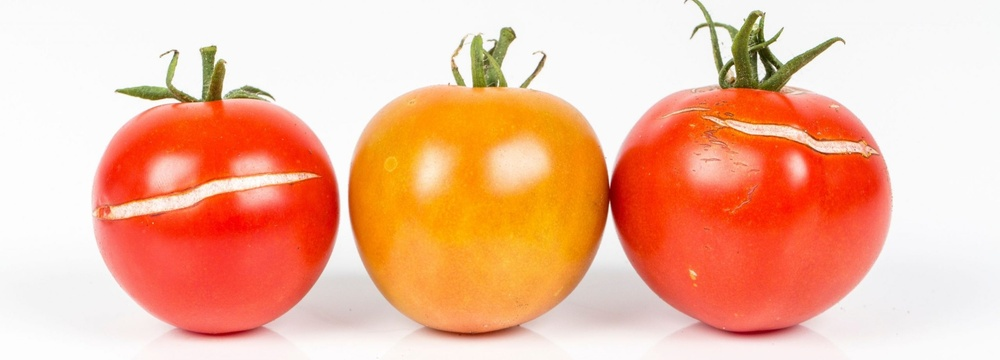
%> input picture _parcial3/Tomatoes.jpg, 1000 x 360 px, shrunk from 2560 x 922 before the run
$ octave Punto2.m   (GNU Octave 9; MATLAB toolbox functions it lacks are replaced by stand-ins)
%> lines starting %> are read from the running program, lines starting %| are printed output that depends on the picture; in (x1, y1, x2, y2) boxes, pixels count from 0 and x2, y2 are one past the last pixel; in counts of white or black regions, pixels touching at a corner belong together; the program's own positions count from 1
close all
clear
clc

% Cargar la imagen
img = imread('Tomatoes.jpg');
%> img is the input picture: size 360x1000x3 uint8; mean R, G, B 243, 184.5, 157.1

% Convertir la imagen a escala de grises
grayImg = rgb2gray(img);
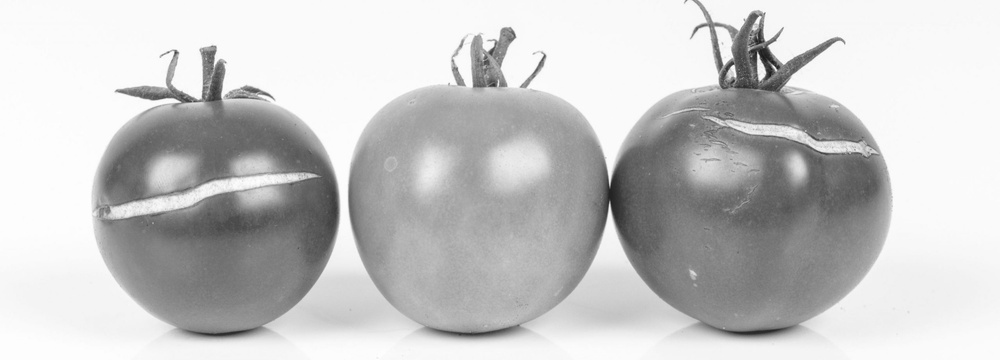
%> grayImg: size 360x1000 uint8; min 23, max 255, mean 198.8

% Aplicar un umbral binario para segmentar los tomates del fondo
binaryImg = imbinarize(grayImg, graythresh(grayImg));
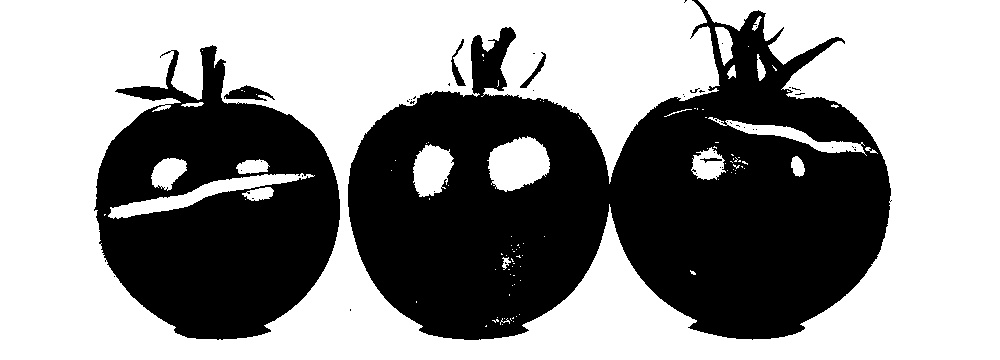
%> binaryImg: size 360x1000 logical; 57.7% white; 48 black regions (42 under 20 px), largest, box (x1, y1, x2, y2) and area: (348, 0, 892, 340) 106697, (94, 45, 340, 340) 44644, (224, 85, 275, 101) 416, (451, 39, 466, 86) 212, (520, 52, 546, 88) 185, (700, 158, 722, 163) 51

% Eliminar pequeños objetos que no son tomates
cleanedBinaryImg = bwareaopen(binaryImg, 500);

% Etiquetar componentes conectados
[labeledImg, numTomatoes] = bwlabel(cleanedBinaryImg);
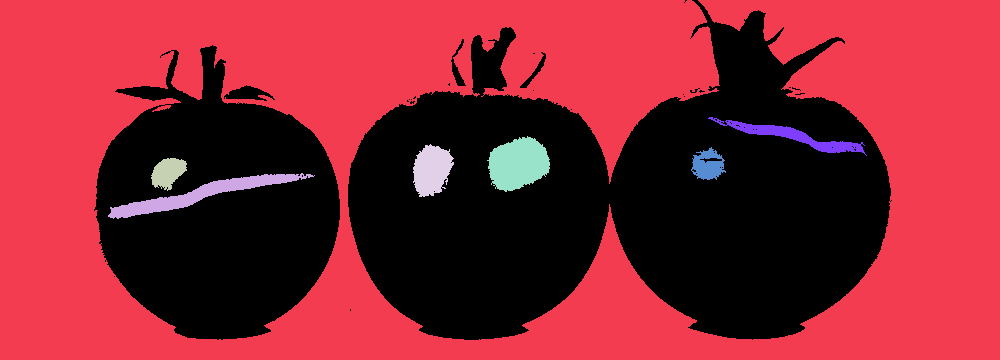
%> labeledImg: size 360x1000 double; 8 distinct labels, from 0 to 7; one colour per label, 0 black
%> numTomatoes = 7

% Identificar y etiquetar las grietas usando detección de bordes u otro método adecuado
cracks = edge(grayImg,'sobel');
%> cracks: size 360x1000 logical; 1.8% white in thin lines or dots, all inside (x1, y1, x2, y2) = (91, 0, 893, 338)
cracks = imdilate(cracks, strel('disk',2));
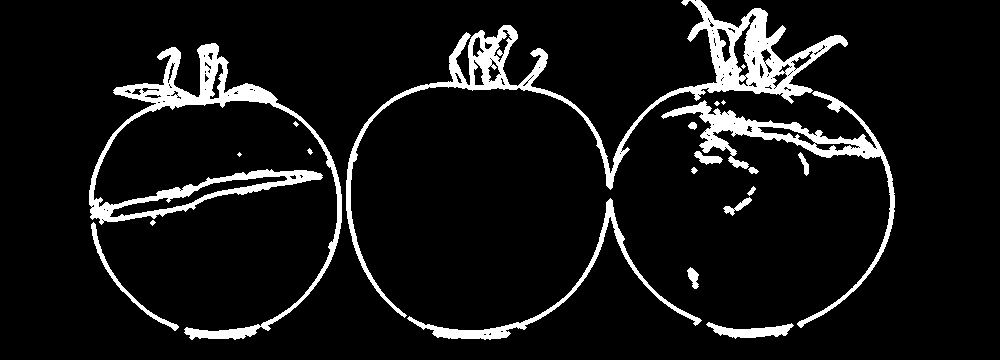
%> cracks: size 360x1000 logical; 8.3% white; 21 white regions (5 under 20 px), largest, box (x1, y1, x2, y2) and area: (346, 0, 848, 318) 11155, (89, 43, 342, 340) 9107, (661, 91, 895, 328) 5010

% Inicializar la variable para almacenar el porcentaje total de las regiones agrietadas
totalCrackPercentage = 0;

for i=1:numTomatoes

    % Crear una máscara para cada tomate
    tomatoMask = labeledImg == i;

    % Calcular el área total del tomate (excluyendo las hojas si es necesario)
    totalArea = sum(tomatoMask(:));

    % Calcular el área de las grietas dentro de cada máscara de tomate
    crackArea = sum(cracks(:) & tomatoMask(:));

    % Calcular el porcentaje del área de las grietas
    crackPercentage = (crackArea / totalArea) * 100;

    % Sumar el porcentaje del área de las grietas al porcentaje total
    totalCrackPercentage = totalCrackPercentage + crackPercentage;

end
%> this loop made 7 passes
%> (totalArea, crackArea, crackPercentage, totalCrackPercentage) on passes 1, 2, 6, 7: (196407, 9576, 4.88, 4.88), (2344, 937, 39.97, 44.85), (716, 169, 23.6, 68.84), (1356, 873, 64.38, 133.2)
%> pass 1, `tomatoMask = labeledImg == i;`:
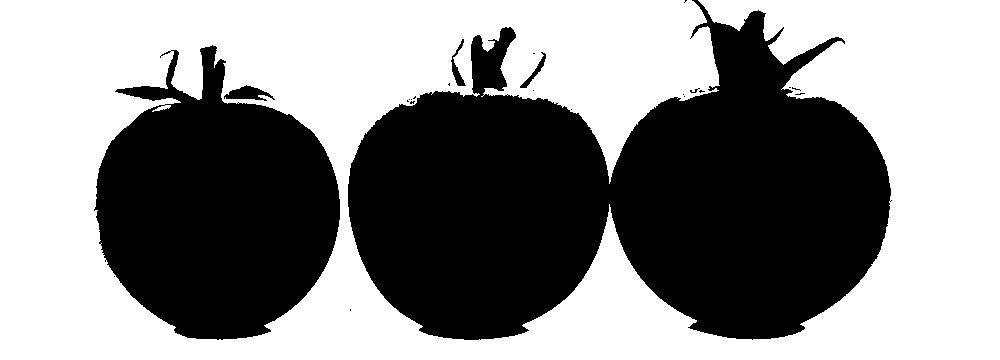
%> tomatoMask: size 360x1000 logical; 54.6% white; 24 black regions (19 under 20 px), largest, box (x1, y1, x2, y2) and area: (348, 0, 892, 340) 114186, (94, 45, 340, 340) 48502, (224, 85, 275, 101) 420, (451, 39, 466, 86) 212, (520, 52, 546, 88) 185
%> pass 3, `tomatoMask = labeledImg == i;`:
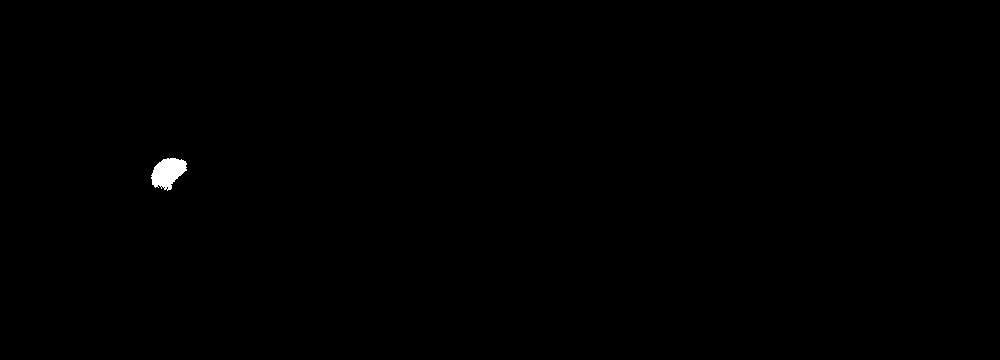
%> tomatoMask: size 360x1000 logical; 0.21% white; 1 white region, box (x1, y1, x2, y2) and area: (151, 158, 187, 191) 774

% Calcular el porcentaje total de las regiones agrietadas
totalCrackPercentage = totalCrackPercentage / numTomatoes;
%> totalCrackPercentage = 19.03

% Mostrar la imagen original con el porcentaje total de las regiones agrietadas
figure; imshow(img); hold on;

text(size(img,2)/2,10,sprintf('Porcentaje total de las regiones agrietadas: %.2f%%',totalCrackPercentage),...
    'Color','black','FontSize',12,'FontWeight','bold');
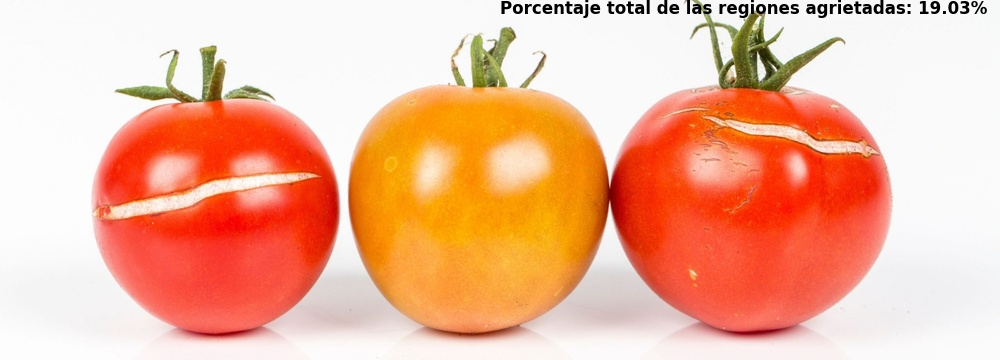
%> figure redrawn from the program's plot data

hold off;

$ run again, with _parcial3/Ironstone.jpg copied over _parcial3/Tomatoes.jpg
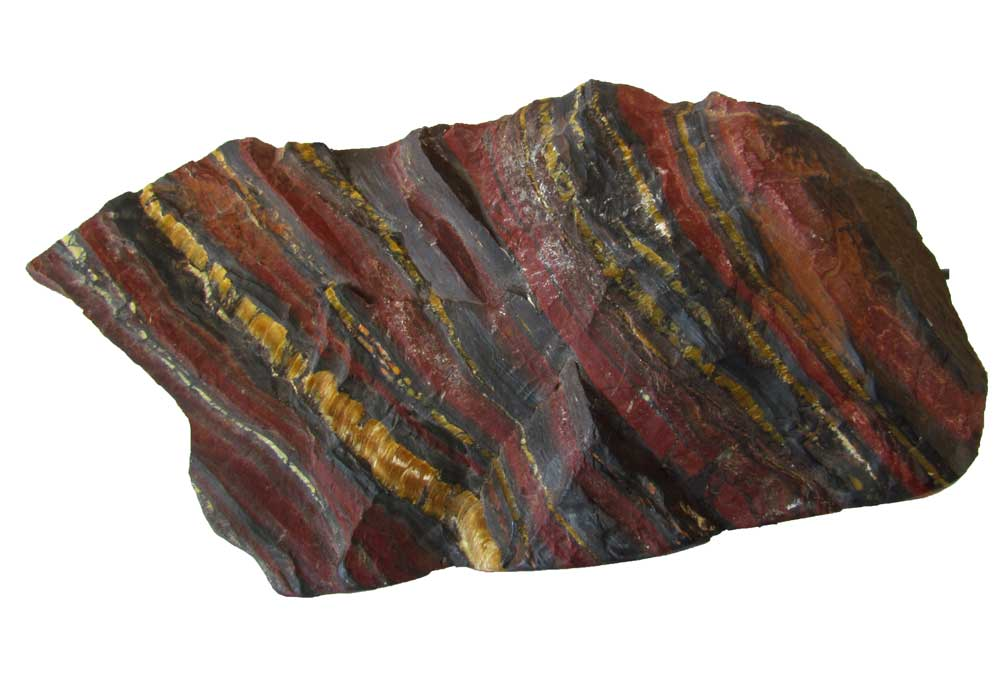
%> input picture _parcial3/Ironstone.jpg, 1000 x 687 px
%> img is the input picture: size 687x1000x3 uint8; mean R, G, B 170.7, 160, 154.5
%> `binaryImg = imbinarize(grayImg, graythresh(grayImg));`:
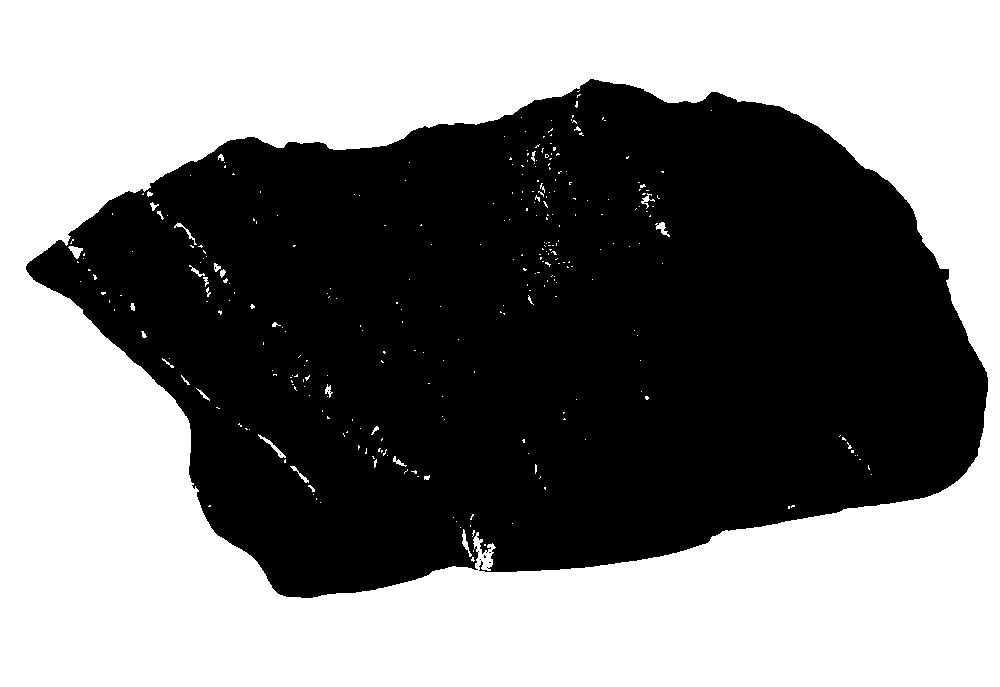
%> binaryImg: size 687x1000 logical; 50.2% white; 8 black regions (7 under 20 px), largest, box (x1, y1, x2, y2) and area: (26, 79, 988, 598) 342016
%> cleanedBinaryImg: size 687x1000 logical; 49.9% white; 1 white region, box (x1, y1, x2, y2) and area: (0, 0, 1000, 687) 342620
%> numTomatoes = 1
%> the loop `for i=1:numTomatoes` made 1 pass
%> (totalArea, crackArea, crackPercentage, totalCrackPercentage) on pass 1: (342620, 5917, 1.73, 1.73)
%> `text(size(img,2)/2,10,sprintf('Porcentaje total de las regiones agriet..`:
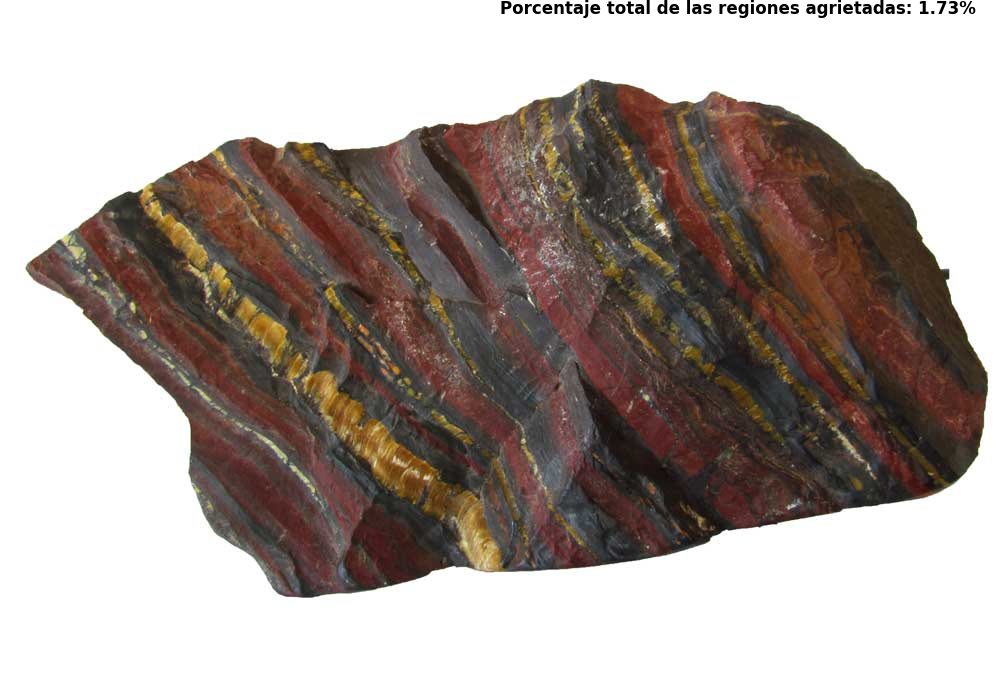
%> figure redrawn from the program's plot data
